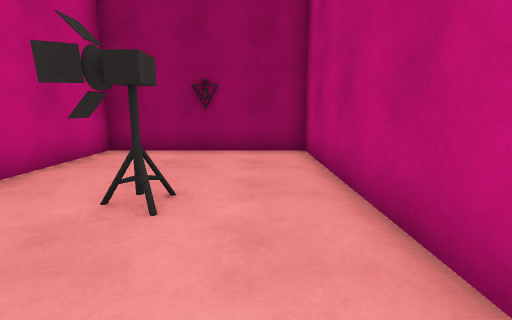
View 1 (above)

16 first-person views from a walk through a scene from a Unity 3-D project. The camera is 1.2 m above the floor, tilts 10° down and sees 85° across. The floor is counted in squares, 1 m on a side. Each view is taken from the middle of a square. On the plan, view 1 faces up. The plan holds only what a view shows up to about 13 squares ahead; the rest is blank. The place goes on beyond the plan. The player is left out. Door leaves are left out, so doorways stand open.

View 2
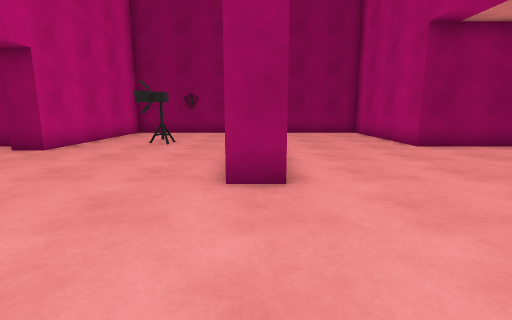

View 3
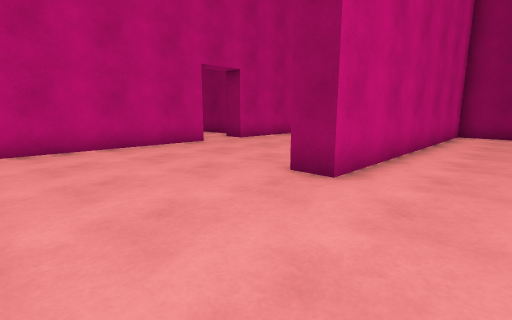

View 4
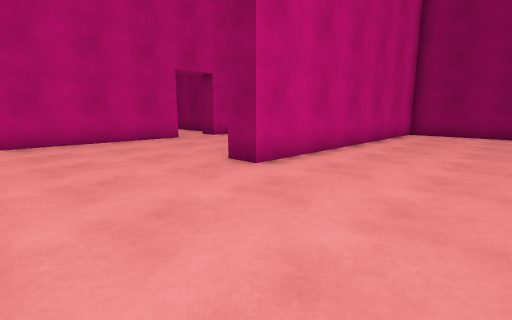

View 5
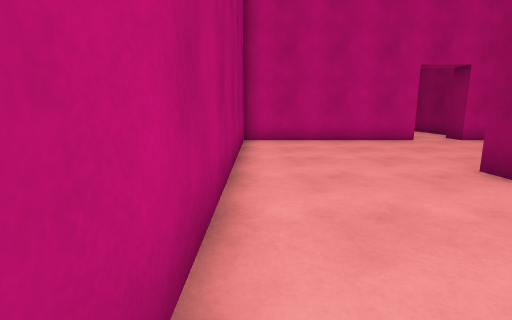

View 6
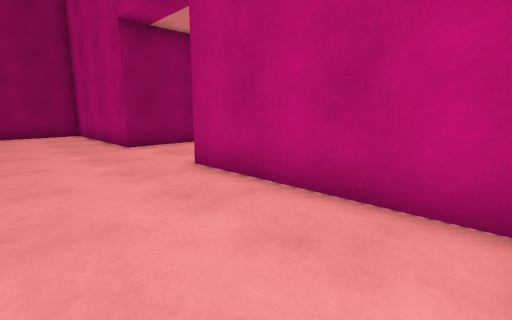

View 7
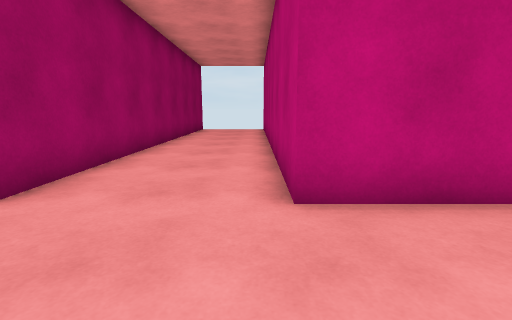

View 8
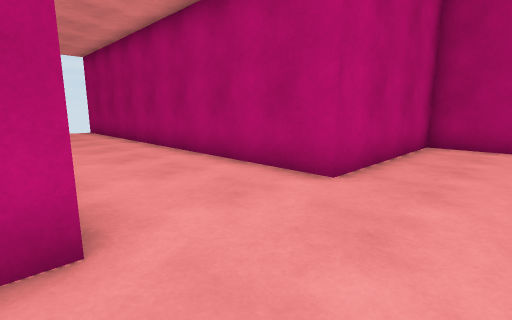

View 9
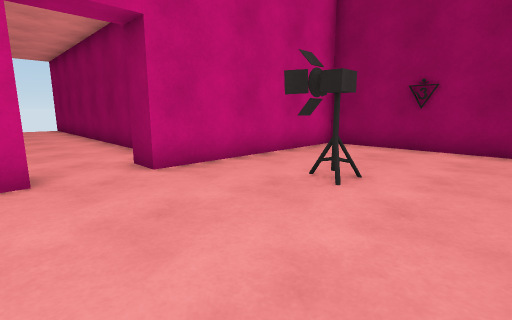

View 10
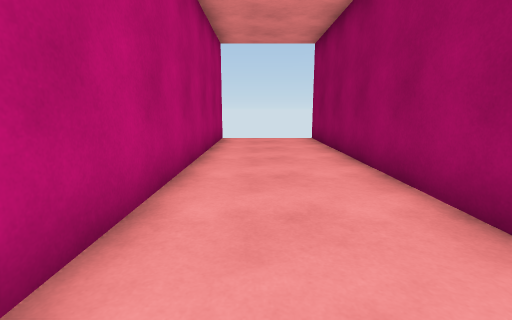

View 11
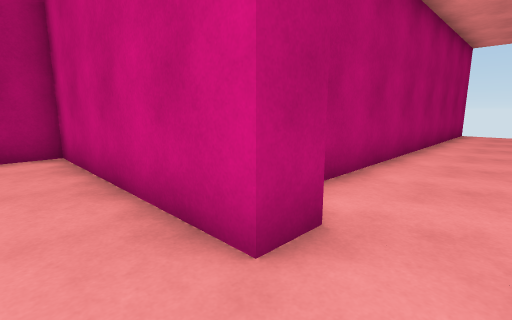

View 12
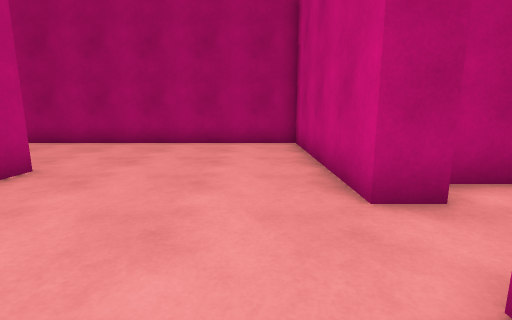

View 13
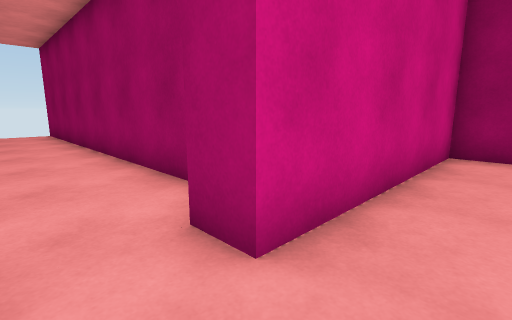

View 14
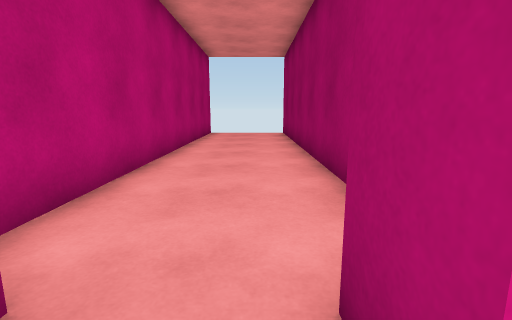

View 15
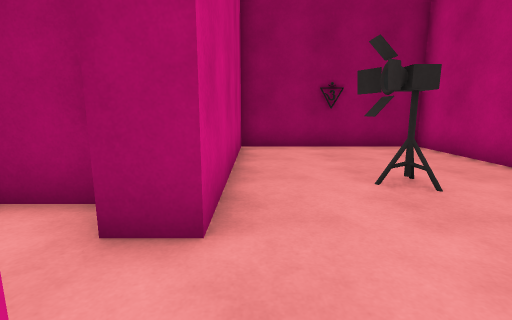

View 16
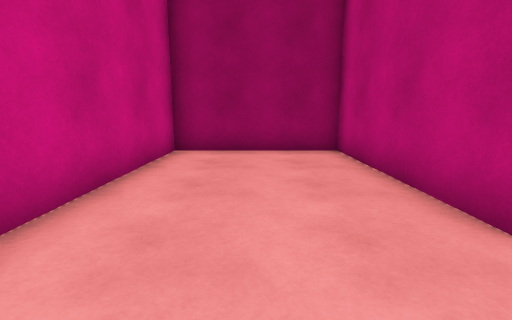

### Floor plan
Points are (right, up) in squares from view 1. A wall is a line through its corners. A room is listed if a view was taken in it or the views show most of it. See-through windows are left out.
Room 1 (views 1, 2, 3, 4, 5, 6, 7, 8, 9, 11, 12, 13, 14, 15, 16)
walls: (1.5, 1.5) (1.5, 8.5) (-4.5, 8.5) (-4.5, 1.5); (-4.5, -0.5) (-4.5, -7.5) (7.5, -7.5) (7.5, -1.5) (12.5, -1.5); (12.5, 2.5) (7.5, 2.5) (7.5, 8.5) (2.5, 8.5) (2.5, -2.5) (1.5, -2.5) (1.5, -1.9)
ways out: open door at (-5, 0.5) to room 2
objects: other object (-2, 3) to (-1, 4)
Room 2 (view 10)
walls: (-19.5, -1.5) (-6.1, -1.5); (-6, 2.5) (-19.5, 2.5)
ways out: open door at (-5, 0.5) to room 1

Where each view was taken, in squares from view 1:
view 1: 0 up, 0 right, facing up
view 2: 7 down, 2 right, facing up
view 3: 7 down, 5 right, facing up-left
view 4: 7 down, 7 right, facing up-left
view 5: 7 down, 7 right, facing left
view 6: 7 down, 4 right, facing up-right
view 7: 1 down, 4 right, facing right
view 8: 3 up, 5 right, facing down-right
view 9: 1 down, 1 right, facing up-left
view 10: 0 up, 7 left, facing left
view 11: 1 up, 3 left, facing down-left
view 12: 3 up, 3 left, facing down
view 13: 0 up, 3 left, facing up-left
view 14: 1 up, 4 left, facing left
view 15: 1 down, 4 left, facing up
view 16: 0 up, 5 right, facing up
